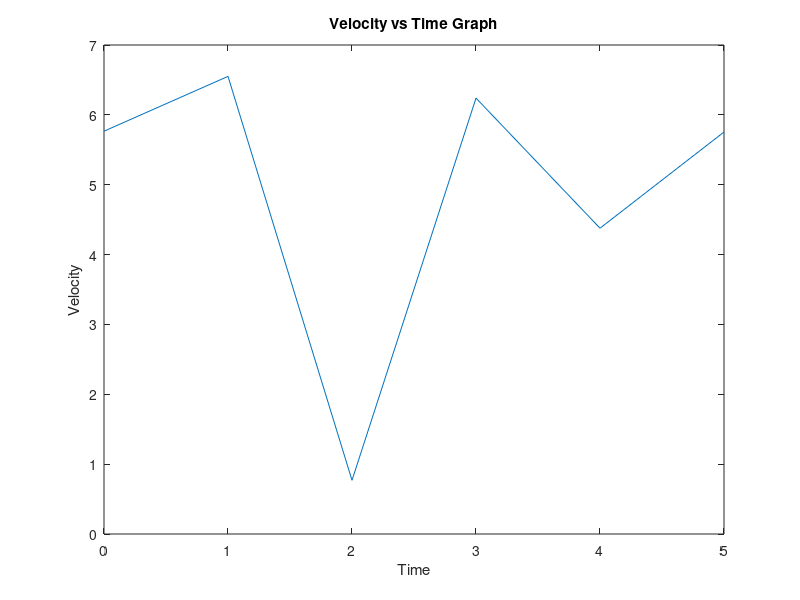

Write the MATLAB code that produced this figure.
%Homework problem # 3 - Assignment #1
%Amanda Molling 9/11/12



%% Arrays
clc
clear all 
close all
start = 0 % Start time
time=0:1:5 % Time array

a = rand(1)*10+start; % This creates a random increase in distance
b = rand(1)*10+a; %at every time slot
c = rand(1)*10+b;
d = rand(1)*10+c;
e = rand(1)*10+d;
f = rand(1)*10+e;
g = rand(1)*10+f;
h = rand(1)*10+g;
distance = [start a b c d e f] % This is the total displacement at each point in time

velocity = [a b-a c-b d-c e-d f-e] % This creates the array by taking 
%(x2-x1)/(t2-t1) where t2-t1 is always 1 for this setup.
plot(time, velocity)

xlabel({'Time'}); %Creates xlabel

% Create ylabel
ylabel({'Velocity'});

% Create title
title({'Velocity vs Time Graph'});

